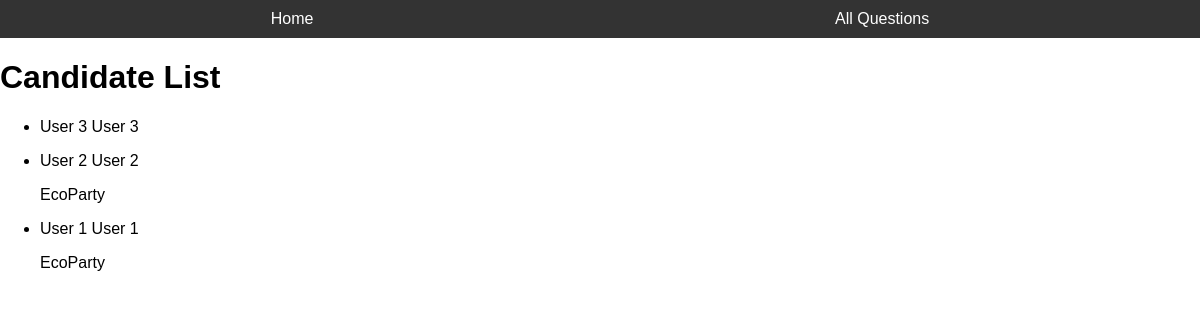
The app's page /candidates/, older data.
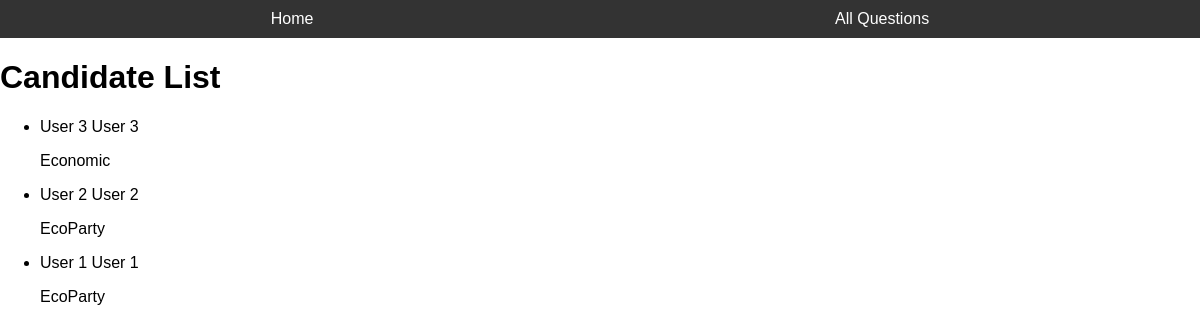
The same page, newer data.
### polling_system/models.py (models this page shows, shortened)
class Candidate(models.Model):
    user = models.OneToOneField(UserCustom, on_delete=models.CASCADE, primary_key=True)
    avatar = models.ImageField(upload_to='', null=True, blank=True)
    party = models.ForeignKey(PoliticalParty, on_delete=models.SET_NULL, null=True, blank=True)
    biography = models.TextField()
    campaign_promises = models.TextField()
    contact_information = models.TextField()
    education = models.TextField()
    professional_experience = models.TextField()
    public_service_record = models.TextField()
    social_media_links = models.CharField(max_length=255, blank=True, null=True)
    campaign_slogan = models.CharField(max_length=255)
    endorsements = models.TextField()
    campaign_events_schedule = models.TextField()
    previous_voting_record = models.TextField()
    languages_spoken = models.CharField(max_length=255)
    votes = models.PositiveIntegerField(default=0)

class UserCustom(AbstractUser):
    first_name = models.CharField(max_length=75)
    family_name = models.CharField(max_length=75, null=True, blank=True)
    fathers_name = models.CharField(max_length=75, null=True, blank=True)
    date_of_birth = models.DateField(null=True, blank=True)
    contact_number = models.CharField(max_length=15, blank=True)
    is_candidate = models.BooleanField(default=False)

class PoliticalParty(models.Model):
    title = models.CharField(max_length=100, unique=True)
    logo = models.ImageField(upload_to='', null=True, blank=True)
    leader = models.OneToOneField('polling_system.Candidate', on_delete=models.SET_NULL, null=True, blank=True)
    ideology = models.TextField()
    year_founded = models.PositiveIntegerField()
    headquarters_location = models.CharField(max_length=255)
    motto_or_slogan = models.CharField(max_length=255)
    manifesto = models.TextField()
    current_seats_held = models.PositiveIntegerField(default=0)
    historical_performance = models.TextField()
    campaign_focus = models.TextField()
    social_media_links = models.URLField(max_length=255, blank=True, null=True)
    contact_information = models.TextField()
    affiliated_organizations = models.TextField()
    previous_election_results = models.TextField()
    coalition_partners = models.TextField(blank=True, null=True)
    international_affiliations = models.TextField(blank=True, null=True)

### polling_system/views.py (the view)
# urls.py: path('candidates/', views.candidate_list, name='candidate_list'),
def candidate_list(request):
    candidates = Candidate.objects.all()
    context = {'candidates': candidates}
    return render(request, 'candidate_list.html', context)

### polling_system/templates/candidate_list.html (shortened to what this page needs)
{% extends 'base_generator.html' %}
{% load static %}
{% block content %}
    <h1>Candidate List</h1>
    <ul>
        {% for candidate in candidates %}
            <li>
                {% if candidate.id %}
                    <a href="{% url 'candidate_detail' candidate.id %}">{{ candidate.user.first_name }} {{ candidate.user.family_name }}</a>
                {% else %}
                    {{ candidate.user.first_name }} {{ candidate.user.family_name }}
                {% endif %}
                <p>{{ candidate.party.title }}</p>
            </li>
        {% endfor %}
    </ul>
{% endblock %}

Row changes from the older to the newer data that the page shows:
changed Candidate "User 3": party (not shown) → "Economic"
